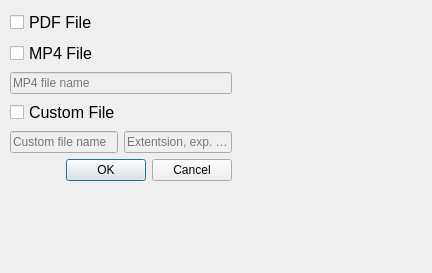
<?xml version="1.0" encoding="UTF-8"?>
<ui version="4.0">
 <class>courseExtraFilesDownloadTypeDialog</class>
 <widget class="QDialog" name="courseExtraFilesDownloadTypeDialog">
  <property name="geometry">
   <rect>
    <x>0</x>
    <y>0</y>
    <width>432</width>
    <height>273</height>
   </rect>
  </property>
  <property name="sizePolicy">
   <sizepolicy hsizetype="Minimum" vsizetype="Minimum">
    <horstretch>0</horstretch>
    <verstretch>0</verstretch>
   </sizepolicy>
  </property>
  <property name="minimumSize">
   <size>
    <width>432</width>
    <height>273</height>
   </size>
  </property>
  <property name="maximumSize">
   <size>
    <width>432</width>
    <height>273</height>
   </size>
  </property>
  <property name="windowTitle">
   <string>Dialog</string>
  </property>
  <widget class="QWidget" name="verticalLayoutWidget">
   <property name="geometry">
    <rect>
     <x>10</x>
     <y>10</y>
     <width>411</width>
     <height>251</height>
    </rect>
   </property>
   <layout class="QVBoxLayout" name="verticalLayout">
    <property name="sizeConstraint">
     <enum>QLayout::SetFixedSize</enum>
    </property>
    <item>
     <widget class="QCheckBox" name="pdfCheckBox">
      <property name="font">
       <font>
        <pointsize>12</pointsize>
       </font>
      </property>
      <property name="text">
       <string>PDF File</string>
      </property>
     </widget>
    </item>
    <item>
     <widget class="QCheckBox" name="mp4CheckBox">
      <property name="font">
       <font>
        <pointsize>12</pointsize>
       </font>
      </property>
      <property name="text">
       <string>MP4 File</string>
      </property>
     </widget>
    </item>
    <item>
     <widget class="QLineEdit" name="mp4FileNameInput">
      <property name="enabled">
       <bool>false</bool>
      </property>
      <property name="placeholderText">
       <string>MP4 file name</string>
      </property>
     </widget>
    </item>
    <item>
     <widget class="QCheckBox" name="customFileCheckBox">
      <property name="font">
       <font>
        <pointsize>12</pointsize>
       </font>
      </property>
      <property name="text">
       <string>Custom File</string>
      </property>
     </widget>
    </item>
    <item>
     <layout class="QHBoxLayout" name="horizontalLayout">
      <item>
       <widget class="QLineEdit" name="customFileNameInput">
        <property name="enabled">
         <bool>false</bool>
        </property>
        <property name="text">
         <string/>
        </property>
        <property name="placeholderText">
         <string>Custom file name</string>
        </property>
       </widget>
      </item>
      <item>
       <widget class="QLineEdit" name="customFileExtInput">
        <property name="enabled">
         <bool>false</bool>
        </property>
        <property name="text">
         <string/>
        </property>
        <property name="placeholderText">
         <string>Extentsion, exp. pptx</string>
        </property>
       </widget>
      </item>
     </layout>
    </item>
    <item>
     <widget class="QDialogButtonBox" name="dialogButtonBox">
      <property name="styleSheet">
       <string notr="true"/>
      </property>
      <property name="orientation">
       <enum>Qt::Horizontal</enum>
      </property>
      <property name="standardButtons">
       <set>QDialogButtonBox::Cancel|QDialogButtonBox::Ok</set>
      </property>
      <property name="centerButtons">
       <bool>false</bool>
      </property>
     </widget>
    </item>
   </layout>
  </widget>
 </widget>
 <resources/>
 <connections>
  <connection>
   <sender>dialogButtonBox</sender>
   <signal>accepted()</signal>
   <receiver>courseExtraFilesDownloadTypeDialog</receiver>
   <slot>accept()</slot>
   <hints>
    <hint type="sourcelabel">
     <x>248</x>
     <y>254</y>
    </hint>
    <hint type="destinationlabel">
     <x>157</x>
     <y>274</y>
    </hint>
   </hints>
  </connection>
  <connection>
   <sender>dialogButtonBox</sender>
   <signal>rejected()</signal>
   <receiver>courseExtraFilesDownloadTypeDialog</receiver>
   <slot>reject()</slot>
   <hints>
    <hint type="sourcelabel">
     <x>316</x>
     <y>260</y>
    </hint>
    <hint type="destinationlabel">
     <x>286</x>
     <y>274</y>
    </hint>
   </hints>
  </connection>
 </connections>
</ui>
